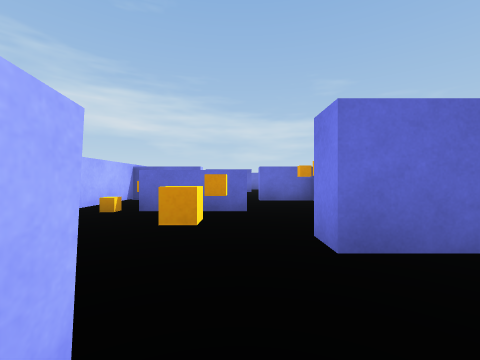
View 1 (above)

17 first-person views from a walk through a Unity game level. The camera is 0.58 m above the floor, looks level and sees 90° across. The floor is counted in squares, 1 m on a side. Each view is taken from the middle of a square. On the plan, view 1 faces up. The plan holds only what a view shows up to about 9 squares ahead; the rest is blank. The player is left out.

View 2
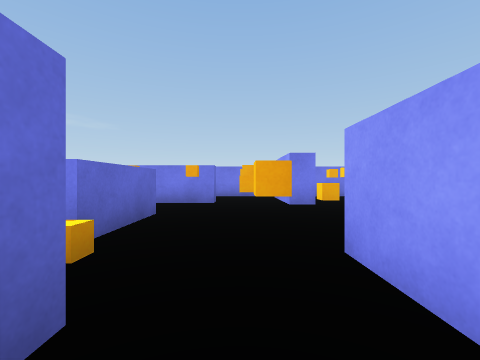

View 3
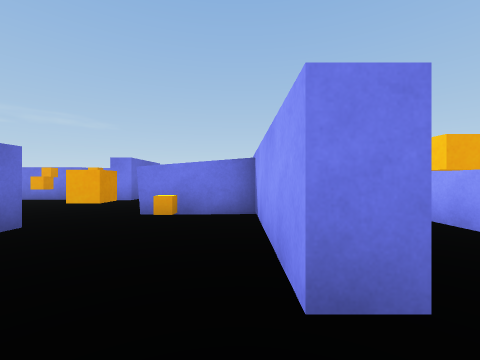

View 4
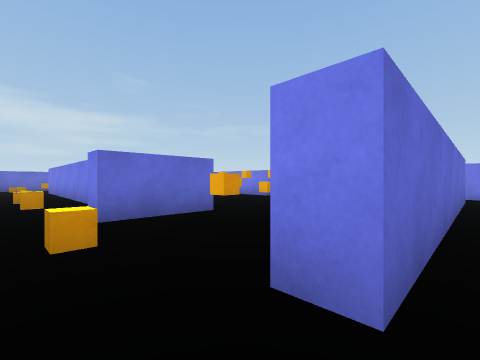

View 5
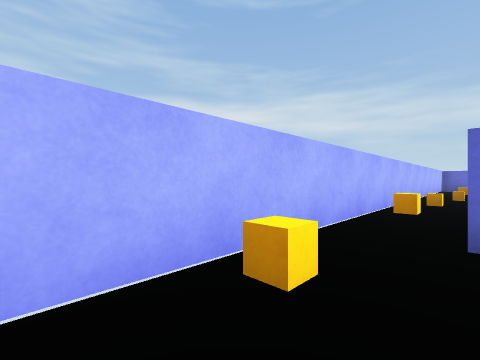

View 6
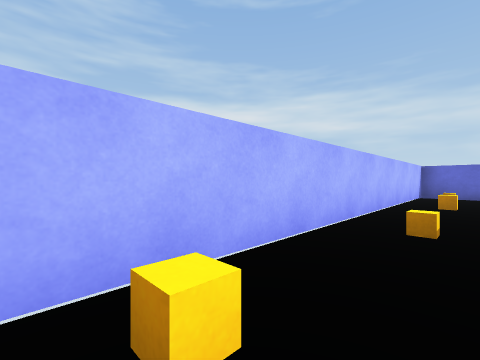

View 7
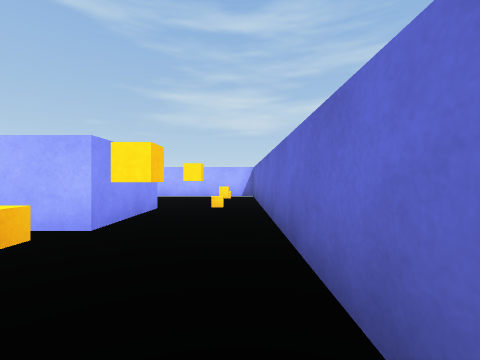

View 8
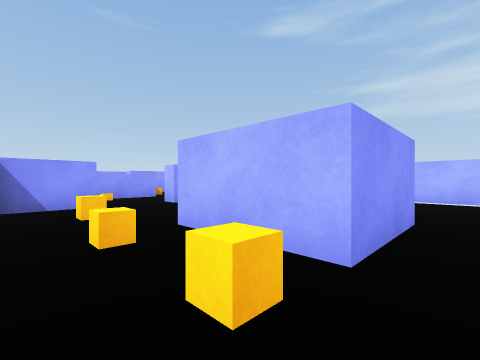

View 9
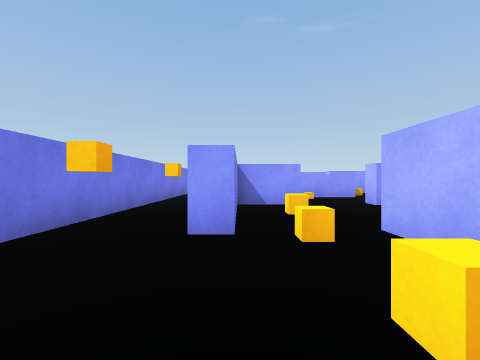

View 10
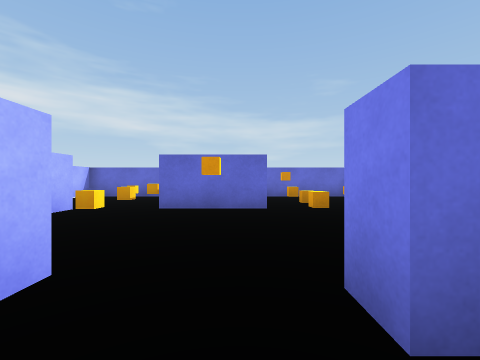

View 11
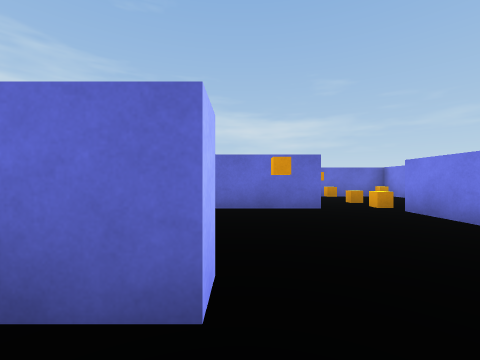

View 12
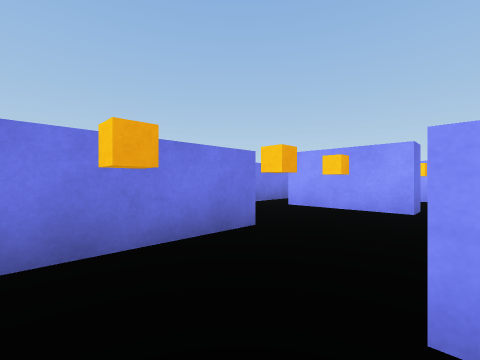

View 13
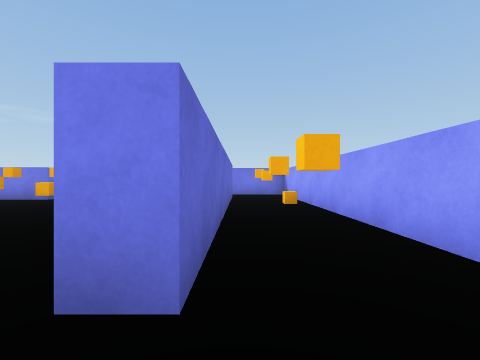

View 14
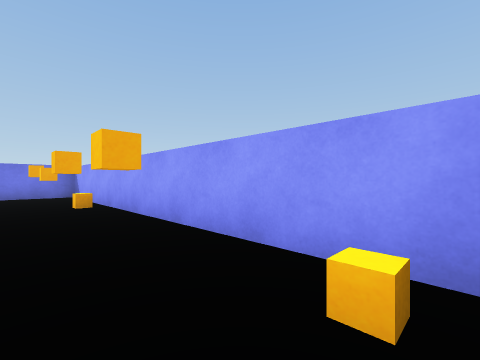

View 15
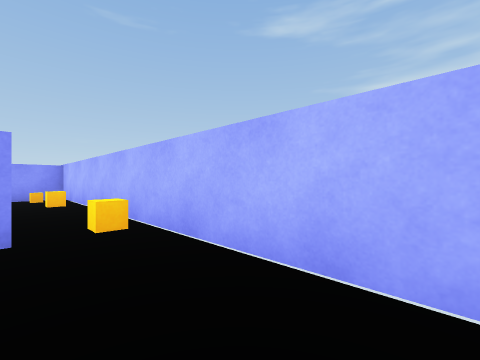

View 16
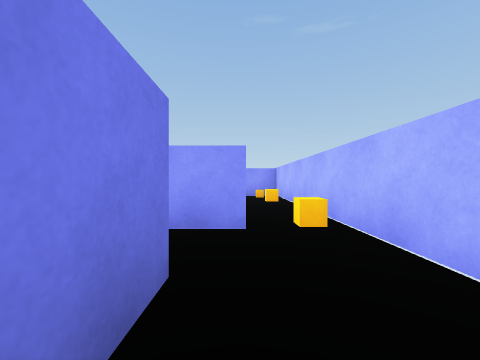

View 17
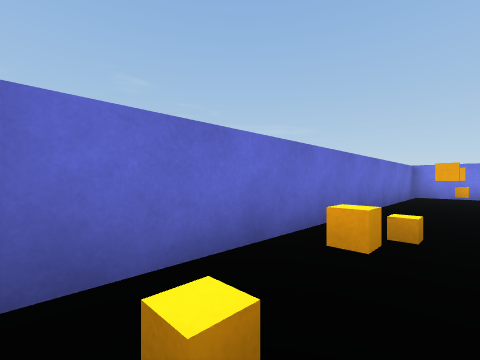

### Floor plan
Points are (right, up) in squares from view 1. A wall is a line through its corners. A room is listed if a view was taken in it or the views show most of it. See-through windows are left out.
Room 1 (views 1, 3, 5)
walls: (-2, 1.5) (-4, 1.5) (-4, 2.2) (-2, 2.2); (1.6, 1.5) (0.6, 1.5) (0.6, 2.2) (2.6, 2.2); (0.1, 4.4) (-1.9, 4.4); (2.1, 3.6) (2.1, 5.6); (-4, -1.8) (-4, -1.3) (-0.9, -1.3) (-1, 0.8); (-5.3, 2.5) (-5.3, -1.5); (4.1, -1.5) (4.1, 2.5)
ways out: opening at (-5, 2) to room 2; opening at (-3, 3) to room 2; opening at (2, 3) to room 2; opening at (3, 2) to room 2; opening at (-5, -2) to room 3; opening at (3, -2) to room 3; opening at (1, 5) to room 4; gap at (-2, 5) to room 4
objects: other object (-5, 0); other object (-3, 0); other object (-2, 0); other object (-2, 3); other object (-2, 4); other object (0, 2); other object (0, 3); other object (1, 0); other object (1, 3); other object (1, 4); other object (1, 5); other object (2, 0); other object (3, 0)
Room 2 (views 2, 6, 7, 8, 9, 15, 16, 17)
walls: (-3.1, 10.5) (-3.1, 9.9); (0.6, 7.3) (2.1, 7.3); (2.1, 7.9) (2.1, 10.4) (2.6, 10.4); (4.1, 13) (4.1, 14.5) (-5.3, 14.5) (-5.3, 2.5); (-3.6, 3.6) (-3.6, 9.2); (4.1, 2.5) (4.1, 11)
ways out: opening at (-5, 2) to room 1; opening at (-3, 3) to room 1; opening at (2, 3) to room 1; opening at (3, 2) to room 1; opening at (-0.5, 7) to room 4
objects: other object (-5, 3); other object (-5, 5); other object (-5, 14); other object (-4, 8); other object (-4, 11); other object (-3, 14); other object (-2, 9); other object (-2, 11); other object (-2, 12); other object (-2, 14); other object (-1, 11) to (0, 12); other object (-1, 13); other object (0, 9); other object (1, 10); other object (1, 11); other object (1, 12); other object (1, 13); other object (3, 3); other object (3, 8); other object (3, 11); other object (3, 13)
Room 3 (views 4, 13, 14)
walls: (2.6, -1.8) (-4, -1.8); (-5.3, -1.5) (-5.3, -3.7) (4.1, -3.7) (4.1, -1.5)
ways out: opening at (-5, -2) to room 1; opening at (3, -2) to room 1
objects: other object (-5, -3); other object (-3, -3); other object (-2, -3); other object (0, -3); other object (1, -3); other object (2, -3)
Room 4 (views 10, 11, 12)
walls: (-2, 4.9) (0.2, 4.9); (-1.1, 7.5) (-1.1, 7) (-3.1, 7) (-3.1, 4.6); (2.1, 5.6) (2.1, 6.8) (0.6, 6.8) (0.6, 7.3)
ways out: opening at (1, 5) to room 1; gap at (-2, 5) to room 1; opening at (-0.5, 7) to room 2
objects: other object (-2, 6)

Where each view was taken, in squares from view 1:
view 1: 0 up, 0 right, facing up
view 2: 3 up, 4 left, facing right
view 3: 1 down, 5 left, facing right
view 4: 2 down, 5 left, facing up-right
view 5: 1 down, 4 left, facing up-left
view 6: 5 up, 4 left, facing up-left
view 7: 14 up, 3 right, facing left
view 8: 13 up, 2 right, facing down-left
view 9: 13 up, 2 right, facing down
view 10: 6 up, 0 right, facing up
view 11: 6 up, 1 left, facing up
view 12: 6 up, 0 right, facing down-right
view 13: 2 down, 5 left, facing right
view 14: 2 down, 5 left, facing down-right
view 15: 5 up, 4 left, facing down-left
view 16: 5 up, 4 left, facing down
view 17: 13 up, 5 left, facing up-right
